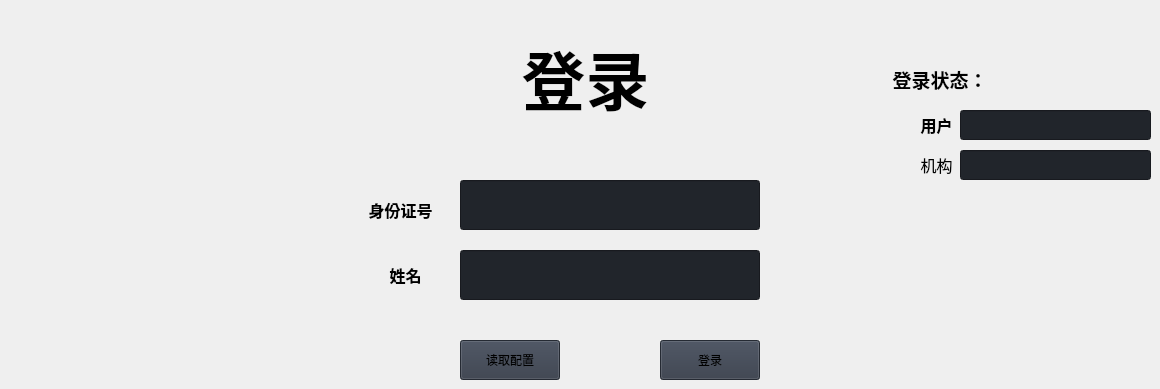
                       <widget class="QWidget" name="login_2">
                        <widget class="QLineEdit" name="le_idcard_login_2">
                         <property name="geometry">
                          <rect>
                           <x>460</x>
                           <y>180</y>
                           <width>300</width>
                           <height>50</height>
                          </rect>
                         </property>
                         <property name="styleSheet">
                          <string notr="true">background-color: rgb(33, 37, 43);</string>
                         </property>
                        </widget>
                        <widget class="QLineEdit" name="le_name_login_2">
                         <property name="geometry">
                          <rect>
                           <x>460</x>
                           <y>250</y>
                           <width>300</width>
                           <height>50</height>
                          </rect>
                         </property>
                         <property name="styleSheet">
                          <string notr="true">background-color: rgb(33, 37, 43);</string>
                         </property>
                        </widget>
                        <widget class="QLineEdit" name="le_user_login_2">
                         <property name="geometry">
                          <rect>
                           <x>960</x>
                           <y>110</y>
                           <width>191</width>
                           <height>30</height>
                          </rect>
                         </property>
                         <property name="styleSheet">
                          <string notr="true">background-color: rgb(33, 37, 43);</string>
                         </property>
                        </widget>
                        <widget class="QLineEdit" name="le_origin_login_2">
                         <property name="geometry">
                          <rect>
                           <x>960</x>
                           <y>150</y>
                           <width>191</width>
                           <height>30</height>
                          </rect>
                         </property>
                         <property name="styleSheet">
                          <string notr="true">background-color: rgb(33, 37, 43);</string>
                         </property>
                        </widget>
                        <widget class="QLabel" name="lb_idcard_login_2">
                         <property name="geometry">
                          <rect>
                           <x>350</x>
                           <y>190</y>
                           <width>101</width>
                           <height>41</height>
                          </rect>
                         </property>
                         <property name="text">
                          <string>&lt;html&gt;&lt;head/&gt;&lt;body&gt;&lt;p align=&quot;center&quot;&gt;&lt;span style=&quot; font-size:12pt; font-weight:700;&quot;&gt;身份证号&lt;/span&gt;&lt;/p&gt;&lt;/body&gt;&lt;/html&gt;</string>
                         </property>
                        </widget>
                        <widget class="QLabel" name="lb_name_login_2">
                         <property name="geometry">
                          <rect>
                           <x>360</x>
                           <y>260</y>
                           <width>91</width>
                           <height>31</height>
                          </rect>
                         </property>
                         <property name="text">
                          <string>&lt;html&gt;&lt;head/&gt;&lt;body&gt;&lt;p align=&quot;center&quot;&gt;&lt;span style=&quot; font-size:12pt; font-weight:700;&quot;&gt;姓名&lt;/span&gt;&lt;/p&gt;&lt;/body&gt;&lt;/html&gt;</string>
                         </property>
                        </widget>
                        <widget class="QLabel" name="lb_title_login_2">
                         <property name="geometry">
                          <rect>
                           <x>470</x>
                           <y>30</y>
                           <width>231</width>
                           <height>91</height>
                          </rect>
                         </property>
                         <property name="text">
                          <string>&lt;html&gt;&lt;head/&gt;&lt;body&gt;&lt;p align=&quot;center&quot;&gt;&lt;span style=&quot; font-size:48pt; font-weight:700;&quot;&gt;登录&lt;/span&gt;&lt;/p&gt;&lt;/body&gt;&lt;/html&gt;</string>
                         </property>
                        </widget>
                        <widget class="QPushButton" name="pb_rc_login_2">
                         <property name="geometry">
                          <rect>
                           <x>460</x>
                           <y>340</y>
                           <width>100</width>
                           <height>40</height>
                          </rect>
                         </property>
                         <property name="styleSheet">
                          <string notr="true">background-color: rgb(52, 59, 72);</string>
                         </property>
                         <property name="text">
                          <string>读取配置</string>
                         </property>
                        </widget>
                        <widget class="QPushButton" name="pb_login_login_2">
                         <property name="geometry">
                          <rect>
                           <x>660</x>
                           <y>340</y>
                           <width>100</width>
                           <height>40</height>
                          </rect>
                         </property>
                         <property name="styleSheet">
                          <string notr="true">background-color: rgb(52, 59, 72);</string>
                         </property>
                         <property name="text">
                          <string>登录</string>
                         </property>
                        </widget>
                        <widget class="QLabel" name="lb_user_login_2">
                         <property name="geometry">
                          <rect>
                           <x>910</x>
                           <y>110</y>
                           <width>53</width>
                           <height>30</height>
                          </rect>
                         </property>
                         <property name="text">
                          <string>&lt;html&gt;&lt;head/&gt;&lt;body&gt;&lt;p align=&quot;center&quot;&gt;&lt;span style=&quot; font-size:12pt; font-weight:700;&quot;&gt;用户&lt;/span&gt;&lt;/p&gt;&lt;/body&gt;&lt;/html&gt;</string>
                         </property>
                        </widget>
                        <widget class="QLabel" name="lb_origin_login_2">
                         <property name="geometry">
                          <rect>
                           <x>910</x>
                           <y>150</y>
                           <width>53</width>
                           <height>30</height>
                          </rect>
                         </property>
                         <property name="text">
                          <string>&lt;html&gt;&lt;head/&gt;&lt;body&gt;&lt;p align=&quot;center&quot;&gt;&lt;span style=&quot; font-size:12pt;&quot;&gt;机构&lt;/span&gt;&lt;/p&gt;&lt;/body&gt;&lt;/html&gt;</string>
                         </property>
                        </widget>
                        <widget class="QLabel" name="lb_statue_login_2">
                         <property name="geometry">
                          <rect>
                           <x>890</x>
                           <y>60</y>
                           <width>100</width>
                           <height>40</height>
                          </rect>
                         </property>
                         <property name="text">
                          <string>&lt;html&gt;&lt;head/&gt;&lt;body&gt;&lt;p align=&quot;center&quot;&gt;&lt;span style=&quot; font-size:14pt; font-weight:700;&quot;&gt;登录状态：&lt;/span&gt;&lt;/p&gt;&lt;/body&gt;&lt;/html&gt;</string>
                         </property>
                        </widget>
                       </widget>
